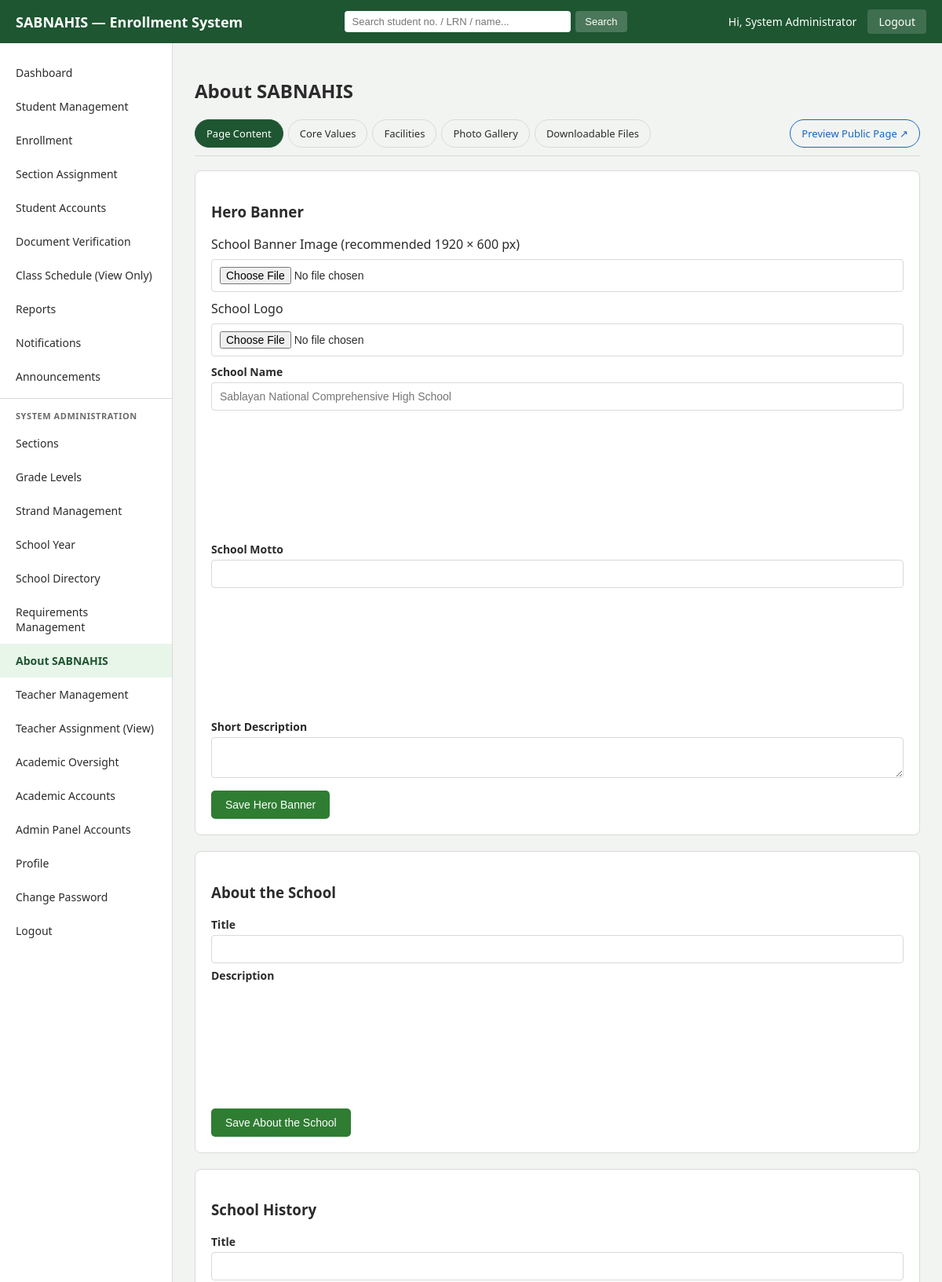
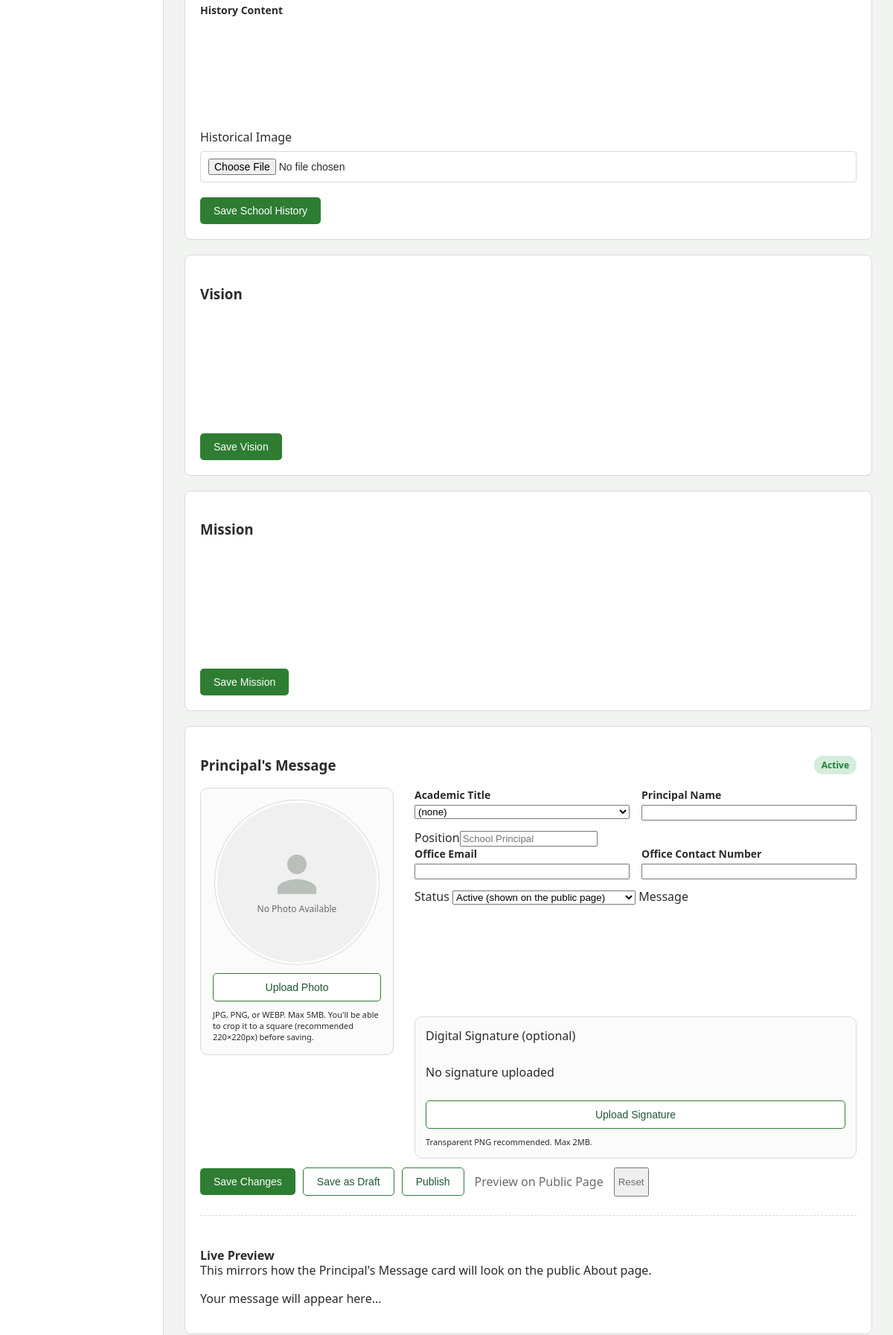
Page /admin/about_content.php (signed in, upper part) on the committed database (2 pictures, top to bottom).
### tables this page shows
CREATE TABLE about_school (
    id TINYINT UNSIGNED NOT NULL PRIMARY KEY DEFAULT 1,
    banner_image VARCHAR(255) NULL,
    logo_image VARCHAR(255) NULL,
    school_name VARCHAR(150) NULL,
    school_motto VARCHAR(255) NULL,
    short_description VARCHAR(500) NULL,
    about_title VARCHAR(150) NULL,
    about_description MEDIUMTEXT NULL,
    history_title VARCHAR(150) NULL,
    history_content MEDIUMTEXT NULL,
    history_image VARCHAR(255) NULL,
    vision MEDIUMTEXT NULL,
    mission MEDIUMTEXT NULL,
    principal_name VARCHAR(150) NULL,
    principal_title VARCHAR(20) NULL,
    principal_position VARCHAR(150) NULL,
    principal_photo VARCHAR(255) NULL,
    principal_message MEDIUMTEXT NULL,
    principal_signature VARCHAR(255) NULL,
    principal_email VARCHAR(150) NULL,
    principal_contact VARCHAR(50) NULL,
    principal_status ENUM('Active','Inactive','Draft') NOT NULL DEFAULT 'Active',
    contact_address VARCHAR(255) NULL,
    contact_telephone VARCHAR(50) NULL,
    contact_mobile VARCHAR(50) NULL,
    contact_email VARCHAR(150) NULL,
    contact_office_hours VARCHAR(150) NULL,
    contact_website VARCHAR(150) NULL,
    map_embed TEXT NULL,
    social_facebook VARCHAR(255) NULL,
    social_messenger VARCHAR(255) NULL,
    social_youtube VARCHAR(255) NULL,
    social_instagram VARCHAR(255) NULL,
    social_tiktok VARCHAR(255) NULL,
    updated_at TIMESTAMP NOT NULL DEFAULT CURRENT_TIMESTAMP ON UPDATE CURRENT_TIMESTAMP
);

### includes/functions.php (called while the page is built, shortened)
<?php
function clean($str) {
    return htmlspecialchars(trim($str ?? ''), ENT_QUOTES, 'UTF-8');
}

### admin/about_content.php (the view, shortened to what this page needs)
<?php
require_once __DIR__ . '/../config/db.php';
require_once __DIR__ . '/../includes/functions.php';
$aboutTableMissing = false;
try {
    $pdo->query('SELECT 1 FROM about_school LIMIT 1');
} catch (PDOException $e) {
    $aboutTableMissing = true;
}
$about = $aboutTableMissing ? [] : $pdo->query('SELECT * FROM about_school WHERE id = 1')->fetch();
$about = $about ?: [];
function av($about, $key) { return clean($about[$key] ?? ''); }
$principalTitles = ['' => '(none)', 'Dr.' => 'Dr.', 'Prof.' => 'Prof.', 'Mr.' => 'Mr.', 'Mrs.' => 'Mrs.', 'Ms.' => 'Ms.'];
require_once __DIR__ . '/includes/header.php';
require_once __DIR__ . '/includes/sidebar.php';
?>
<link rel="stylesheet" href="https://cdnjs.cloudflare.com/ajax/libs/quill/1.3.7/quill.snow.min.css">
<link rel="stylesheet" href="https://cdnjs.cloudflare.com/ajax/libs/cropperjs/1.6.1/cropper.min.css">
<main class="admin-main">
    <h2>About SABNAHIS</h2>
    <?php require __DIR__ . '/includes/about_tabs.php'; ?>
    <?php if ($aboutTableMissing): ?>
        <div class="alert alert-error">
            The About SABNAHIS database tables were not found. Import
            <code>database/migration_2026_08_about_module.sql</code> via phpMyAdmin before this page can be used.
        </div>
    <?php else: ?>
    <section class="panel" id="hero-panel">
        <h3>Hero Banner</h3>
        <form method="POST" enctype="multipart/form-data" class="form-grid">
            <div class="full about-image-field">
                <label>School Banner Image <span class="muted">(recommended 1920 &times; 600 px)</span></label>
                <input type="file" name="banner_image" accept=".jpg,.jpeg,.png,.webp,image/*">
            </div>
            <div class="about-image-field">
                <label>School Logo</label>
                <input type="file" name="logo_image" accept=".jpg,.jpeg,.png,.webp,image/*">
            </div>
            <label>School Name<input type="text" name="school_name" value="<?php echo av($about, 'school_name'); ?>" placeholder="<?php echo clean(SITE_NAME); ?>"></label>
            <label>School Motto<input type="text" name="school_motto" value="<?php echo av($about, 'school_motto'); ?>"></label>
            <label class="full">Short Description<textarea name="short_description" rows="2"><?php echo av($about, 'short_description'); ?></textarea></label>
            <div class="form-actions"><button type="submit" class="btn-primary">Save Hero Banner</button></div>
        </form>
    </section>
    <section class="panel" id="about-panel">
        <h3>About the School</h3>
        <form method="POST" class="form-grid">
            <label class="full">Title<input type="text" name="about_title" value="<?php echo av($about, 'about_title'); ?>"></label>
            <label class="full">Description
                <div class="rich-editor" data-field="about_description"><?php echo $about['about_description'] ?? ''; ?></div>
            </label>
            <div class="form-actions"><button type="submit" class="btn-primary">Save About the School</button></div>
        </form>
    </section>
    <section class="panel" id="history-panel">
        <h3>School History</h3>
        <form method="POST" enctype="multipart/form-data" class="form-grid">
            <label class="full">Title<input type="text" name="history_title" value="<?php echo av($about, 'history_title'); ?>"></label>
            <label class="full">History Content
                <div class="rich-editor" data-field="history_content"><?php echo $about['history_content'] ?? ''; ?></div>
            </label>
            <div class="full about-image-field">
                <label>Historical Image</label>
                <input type="file" name="history_image" accept=".jpg,.jpeg,.png,.webp,image/*">
            </div>
            <div class="form-actions"><button type="submit" class="btn-primary">Save School History</button></div>
        </form>
    </section>
    <section class="panel" id="vision-panel">
        <h3>Vision</h3>
        <form method="POST" class="form-grid">
            <label class="full">
                <div class="rich-editor" data-field="vision"><?php echo $about['vision'] ?? ''; ?></div>
            </label>
            <div class="form-actions"><button type="submit" class="btn-primary">Save Vision</button></div>
        </form>
    </section>
    <section class="panel" id="mission-panel">
        <h3>Mission</h3>
        <form method="POST" class="form-grid">
            <label class="full">
                <div class="rich-editor" data-field="mission"><?php echo $about['mission'] ?? ''; ?></div>
            </label>
            <div class="form-actions"><button type="submit" class="btn-primary">Save Mission</button></div>
        </form>
    </section>
    <?php
        $principalStatus = $about['principal_status'] ?? 'Active';
        $principalStatusBadge = ['Active' => 'badge-active', 'Inactive' => 'badge-inactive', 'Draft' => 'badge-pending'][$principalStatus] ?? 'badge-active';
    ?>
    <section class="panel" id="principal-panel">
        <div class="panel-header">
            <h3>Principal's Message</h3>
            <span class="badge <?php echo $principalStatusBadge; ?>"><?php echo clean($principalStatus); ?></span>
        </div>
        <form method="POST" enctype="multipart/form-data" id="principalForm">
            <div class="principal-columns">
                <div class="principal-photo-card">
                    <div class="principal-photo-preview" id="principalPhotoPreview">
                        <?php if (!empty($about['principal_photo'])): ?>
                            <img src="<?php echo BASE_URL; ?>uploads/<?php echo urlencode($about['principal_photo']); ?>" id="principalPhotoImg" class="js-lightbox-trigger" data-caption="Principal Photo" alt="Principal photo">
                        <?php else: ?>
                            <div class="principal-photo-placeholder" id="principalPhotoImg">
                                <svg viewBox="0 0 24 24" class="avatar-icon" aria-hidden="true"><path d="M12 12c2.7 0 4.9-2.2 4.9-4.9S14.7 2.2 12 2.2 7.1 4.4 7.1 7.1 9.3 12 12 12zm0 2.5c-3.3 0-9.8 1.6-9.8 4.9V22h19.6v-2.6c0-3.3-6.5-4.9-9.8-4.9z"/></svg>
                                <span>No Photo Available</span>
                            </div>
                        <?php endif; ?>
                    </div>
                    <div class="principal-photo-actions">
                        <button type="button" class="btn-secondary" id="principalUploadBtn"><?php echo empty($about['principal_photo']) ? 'Upload Photo' : 'Replace Photo'; ?></button>
                    </div>
                    <p class="muted image-hint">JPG, PNG, or WEBP. Max 5MB. You'll be able to crop it to a square (recommended 220&times;220px) before saving.</p>
                </div>
                <div class="principal-info-fields">
                    <div class="form-row">
                        <label>Academic Title
                            <select name="principal_title" id="principalTitle">
                                <?php foreach ($principalTitles as $val => $label): ?>
                                    <option value="<?php echo clean($val); ?>" <?php echo ($about['principal_title'] ?? '') === $val ? 'selected' : ''; ?>><?php echo clean($label); ?></option>
                                <?php endforeach; ?>
                            </select>
                        </label>
                        <label>Principal Name<input type="text" name="principal_name" id="principalName" value="<?php echo av($about, 'principal_name'); ?>"></label>
                    </div>
                    <label>Position<input type="text" name="principal_position" id="principalPosition" value="<?php echo av($about, 'principal_position'); ?>" placeholder="School Principal"></label>
                    <div class="form-row">
                        <label>Office Email<input type="email" name="principal_email" value="<?php echo av($about, 'principal_email'); ?>"></label>
                        <label>Office Contact Number<input type="text" name="principal_contact" value="<?php echo av($about, 'principal_contact'); ?>"></label>
                    </div>
                    <label>Status
                        <select name="principal_status" id="principalStatus">
                            <option value="Active" <?php echo $principalStatus === 'Active' ? 'selected' : ''; ?>>Active (shown on the public page)</option>
                        </select>
                    </label>
                    <label class="full">Message
                        <div class="rich-editor" data-field="principal_message" id="principalMessageEditor"><?php echo $about['principal_message'] ?? ''; ?></div>
                    </label>
                    <div class="principal-signature-card">
                        <label>Digital Signature (optional)</label>
                        <div class="principal-signature-preview" id="principalSigPreview">
                            <?php if (!empty($about['principal_signature'])): ?>
                                <img src="<?php echo BASE_URL; ?>uploads/<?php echo urlencode($about['principal_signature']); ?>" id="principalSigImg" class="js-lightbox-trigger" data-caption="Principal Signature" alt="Principal signature">
                            <?php else: ?>
                                <span class="muted" id="principalSigImg">No signature uploaded</span>
                            <?php endif; ?>
                        </div>
                        <div class="principal-photo-actions">
                            <button type="button" class="btn-secondary" id="principalSigUploadBtn"><?php echo empty($about['principal_signature']) ? 'Upload Signature' : 'Replace Signature'; ?></button>
                        </div>
                        <p class="muted image-hint">Transparent PNG recommended. Max 2MB.</p>
                    </div>
                </div>
            </div>
            <div class="form-actions principal-save-actions">
                <button type="submit" class="btn-primary">Save Changes</button>
                <button type="submit" id="principalSaveDraftBtn" class="btn-secondary">Save as Draft</button>
                <button type="submit" id="principalPublishBtn" class="btn-secondary">Publish</button>
                <a href="<?php echo BASE_URL; ?>about.php#principal" target="_blank" class="btn-link">Preview on Public Page</a>
                <button type="reset" class="btn-link">Reset</button>
            </div>
        </form>
        <div class="principal-live-preview">
            <h4>Live Preview</h4>
            <p class="muted" style="margin-top:-4px;">This mirrors how the Principal's Message card will look on the public About page.</p>
            <div class="about-principal-card" id="principalPreviewCard">
                <div class="about-principal-body">
                    <div class="rich-content" id="previewMessage"><?php echo $about['principal_message'] ?? '<p class="muted">Your message will appear here...</p>'; ?></div>
                </div>
            </div>
        </div>
    </section>
    <?php endif; ?>
</main>
<?php require_once __DIR__ . '/includes/footer.php'; ?>

### assets/css/admin.css (style rules this page uses)
:root { --green-dark: #1e5631; --green: #2e7d32; --green-light: #e8f5e9; --gold: #f5a623; --text: #2b2b2b; --muted: #6b6b6b; --border: #d9d9d9; --danger: #c62828; --blue: #1565c0; }
* { box-sizing: border-box; }
body { margin: 0; font-family: 'Segoe UI', Arial, sans-serif; color: var(--text); background: #f2f4f2; }
.admin-main { flex: 1; padding: 24px 28px; }
.panel { background: #fff; border: 1px solid var(--border); border-radius: 8px; padding: 20px; margin-bottom: 20px; }
.panel-header { display: flex; justify-content: space-between; align-items: center; }
.form-grid { display: flex; flex-direction: column; gap: 6px; }
.form-row { display: flex; gap: 16px; flex-wrap: wrap; margin-bottom: 12px; }
.form-row label, .form-grid > label { flex: 1 1 220px; display: flex; flex-direction: column; font-size: 14px; font-weight: 600; gap: 4px; }
.form-row label.full, .form-grid > label.full { flex: 1 1 100%; }
.form-grid input, .form-grid select, .form-grid textarea { font-weight: normal; padding: 9px 10px; border: 1px solid var(--border); border-radius: 4px; font-size: 14px; }
.form-actions { margin-top: 10px; display: flex; gap: 10px; }
.btn-primary { background: var(--green); color: #fff; border: none; padding: 10px 18px; border-radius: 5px; cursor: pointer; text-decoration: none; display: inline-block; font-size: 14px; }
.btn-secondary { background: #fff; color: var(--green-dark); border: 1px solid var(--green); padding: 10px 18px; border-radius: 5px; cursor: pointer; text-decoration: none; display: inline-block; font-size: 14px; }
.btn-link { color: var(--muted); text-decoration: none; padding: 10px 4px; }
.badge { padding: 4px 10px; border-radius: 12px; font-size: 12px; font-weight: 600; }
.badge-active { background: #d4edda; color: #1e7e34; }
.about-image-field { display: flex; flex-direction: column; gap: 8px; margin-bottom: 4px; }
.rich-editor { background: #fff; min-height: 140px; }
.principal-columns { display: grid; grid-template-columns: 260px 1fr; gap: 28px; align-items: start; }
.principal-photo-card { background: #fbfbfb; border: 1px solid var(--border); border-radius: 10px; padding: 16px; text-align: center; }
.principal-photo-preview { width: 220px; height: 220px; margin: 0 auto 12px; border-radius: 50%; overflow: hidden; background: #eee; border: 3px solid #fff; box-shadow: 0 0 0 1px var(--border); }
.principal-photo-placeholder { width: 100%; height: 100%; display: flex; flex-direction: column; align-items: center; justify-content: center; gap: 6px; color: var(--muted); background: #f0f0f0; }
.principal-photo-placeholder .avatar-icon { width: 64px; height: 64px; fill: #b9bfb9; }
.principal-photo-placeholder span { font-size: 12px; }
.principal-photo-actions { display: flex; flex-direction: column; gap: 8px; margin-bottom: 10px; }
.principal-photo-actions button, .principal-photo-actions a { width: 100%; text-align: center; }
.image-hint { font-size: 11px; text-align: left; margin: 8px 0 0; }
.principal-info-fields .form-row { margin-bottom: 12px; }
.principal-signature-card { background: #fbfbfb; border: 1px solid var(--border); border-radius: 10px; padding: 14px; margin-top: 10px; }
.principal-signature-preview { min-height: 60px; display: flex; align-items: center; margin: 8px 0; }
.principal-save-actions { flex-wrap: wrap; align-items: center; }
.principal-live-preview { margin-top: 24px; padding-top: 20px; border-top: 1px dashed var(--border); }
.principal-live-preview h4 { margin-bottom: 2px; }

### rows in the picture
about_school: principal_status "Active", principal_title "(none)", principal_status "Active (shown on the public page)", principal_message "Your message will appear here..."

### other values in the picture
SITE_SHORT_NAME "SABNAHIS"
$_SESSION['admin_fullname'] "System Administrator"
